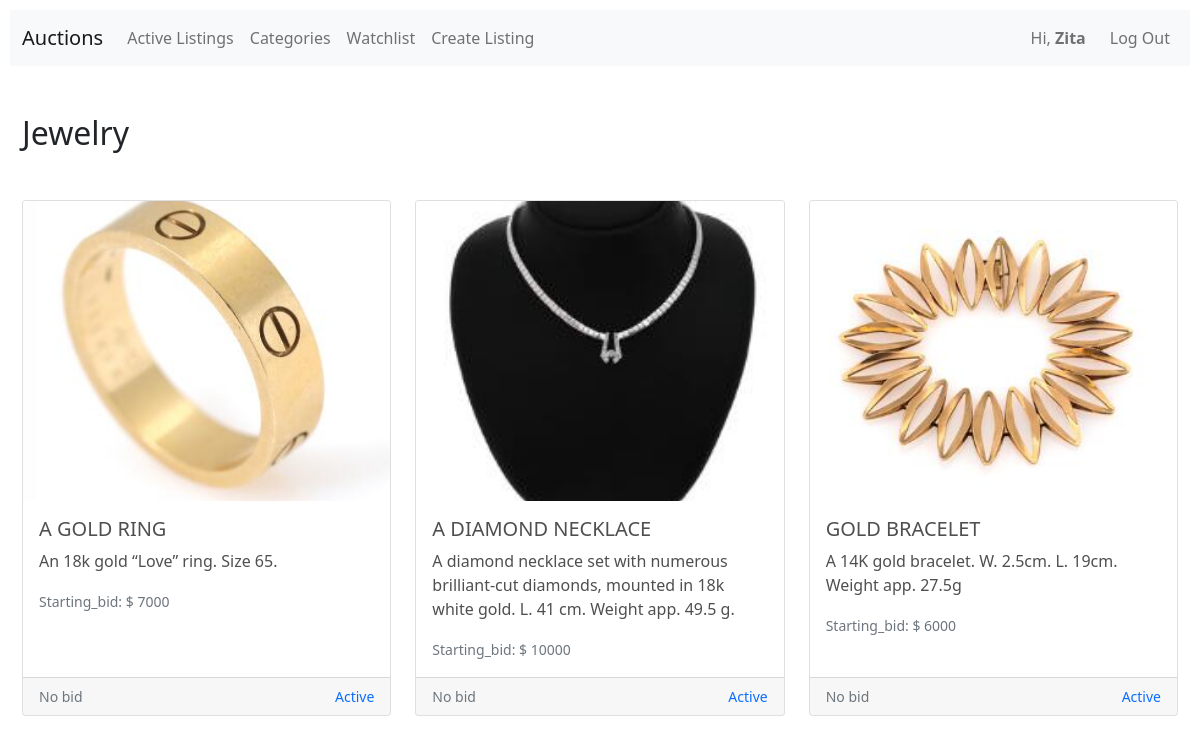
Page /category/2 (signed in) on the committed database.
### auctions/models.py (models this page shows, shortened)
class User(AbstractUser):
    pass

class Category(models.Model):
    name = models.CharField(max_length=64)

class Listing(models.Model):
    user = models.ForeignKey('User', on_delete=models.CASCADE, related_name='listing_creator')
    title = models.CharField(max_length=64)
    category = models.ForeignKey('Category', on_delete=models.CASCADE, related_name='category')
    description = models.TextField()
    image = models.ImageField(upload_to='images')
    starting_bid = models.IntegerField()
    bids = models.ManyToManyField('Bid', related_name='bids', blank=True)
    current_bid = models.ForeignKey('Bid', on_delete=models.CASCADE, related_name='current_bid', blank=True, null=True)
    active = models.BooleanField(default=True)
    comments = models.ManyToManyField('Comment', related_name='comments', blank=True)

### auctions/views.py (the view)
# urls.py: path("category/<int:category_id>", views.category_view, name="category_view")
@login_required
def category_view(request, category_id):
    category = Category.objects.get(id=category_id)
    listings_of_same_category = Listing.objects.filter(category=category_id, active=True).order_by('id').reverse()
    if not listings_of_same_category:
        messages.info(request, 'No listing in %s category' % category.name)
        return redirect('category')
    return render(request, 'auctions/category_view.html', {
        "listings": listings_of_same_category,
        "category": category.name
    })

### auctions/templates/auctions/category_view.html
{% extends "auctions/layout.html" %}
{% block body %}
<h2 class="mb-5">{{ category.capitalize }}</h2>
<div class="row row-cols-1 row-cols-md-3 g-4">
    {% for listing in listings %}
    <div class="col">
        <a href="{% url 'listing_page' listing.id %}">
            <div class="card h-100">
                <img src="{{listing.image.url}}" class="card-img-top" alt="{{listing.image}}">
                <div class="card-body">
                    <h5 class="card-title">{{ listing.title }}</h5>
                    <p class="card-text">{{ listing.description }}</p>
                    <small class="text-muted">Starting_bid: $ {{ listing.starting_bid }}</small>
                </div>
                <div class="card-footer d-flex justify-content-between">
                    {% if listing.current_bid is None %}
                    <small class="text-muted">No bid</small>
                    {% else %}
                    <small class="text-muted">Current_bid: $ {{ listing.current_bid.bid }}</small>
                    {% endif %}
                    {% if listing.active %}
                    <small class="text-primary">Active</small>
                    {% else %}
                    <small class="text-danger">Closed</small>
                    {% endif %}
                </div>
            </div>
        </a>
    </div>
    {% endfor %}
</div>
{% endblock %}

### auctions/templates/auctions/layout.html (shortened to what this page needs)
{% load static %}
<!DOCTYPE html>
<html lang="en">
  <head>
    <link
      href="https://cdn.jsdelivr.net/npm/bootstrap@5.0.2/dist/css/bootstrap.min.css"
      rel="stylesheet"
    />
    <link
      rel="stylesheet"
      href="https://cdn.jsdelivr.net/npm/bootstrap-icons@1.8.3/font/bootstrap-icons.css"
    />
    <link href="{% static 'auctions/styles.css' %}" rel="stylesheet" />
  </head>
  <body>
    <nav class="navbar navbar-expand-lg navbar-light bg-light">
      <div class="container-fluid">
        <a class="navbar-brand" href="{% url 'index' %}">Auctions</a>
        <div class="collapse navbar-collapse" id="navbarSupportedContent">
          <ul class="navbar-nav me-auto">
            <li class="nav-item">
              <a class="nav-link page active" href="{% url 'index' %}">Active Listings</a>
            </li>
            <li class="nav-item">
              <a class="nav-link page" href="{% url 'category' %}">Categories</a>
            </li>
            <li class="nav-item">
              <a class="nav-link page" href="{% url 'watchlist' %}">Watchlist</a>
            </li>
            <li class="nav-item">
              <a class="nav-link page" href="{% url 'create_listing' %}"
                >Create Listing</a
              >
            </li>
          </ul>
          <ul class="navbar-nav ms-auto">
            {% if user.is_authenticated %}
            <li class="navbar-text pe-3">
              Hi, <strong>{{ user.username }}</strong>
            </li>
            <li class="nav-item">
              <a class="nav-link" href="{% url 'logout' %}">Log Out</a>
            </li>
            {% endif %}
          </ul>
        </div>
      </div>
    </nav>
    <main class="container-fluid mt-5">
        {% block body %} {% endblock %}
    </main>
  </body>
</html>

### auctions/static/auctions/styles.css (style rules this page uses)
body { padding: 10px; }
a:link, a:visited { text-decoration: none; color: rgba(7, 7, 7, 0.709); }
.card-img-top { width: 100%; height: 25vw; object-fit: cover; }
.card-title { text-transform: uppercase; }

### rows in the picture
User: username "Zita"
Category: capitalize "Jewelry"
Listing: image (picture), title "A GOLD RING", description "An 18k gold “Love” ring. Size 65.", starting_bid "7000", shows "No bid", active "Active"
Listing: image (picture), title "A DIAMOND NECKLACE", description "A diamond necklace set with numerous brilliant-cut diamonds, mounted in 18k white gold. L. 41 cm. Weight app. 49.5 g.", starting_bid "10000", shows "No bid", active "Active"
Listing: image (picture), title "GOLD BRACELET", description "A 14K gold bracelet. W. 2.5cm. L. 19cm. Weight app. 27.5g", starting_bid "6000", shows "No bid", active "Active"
